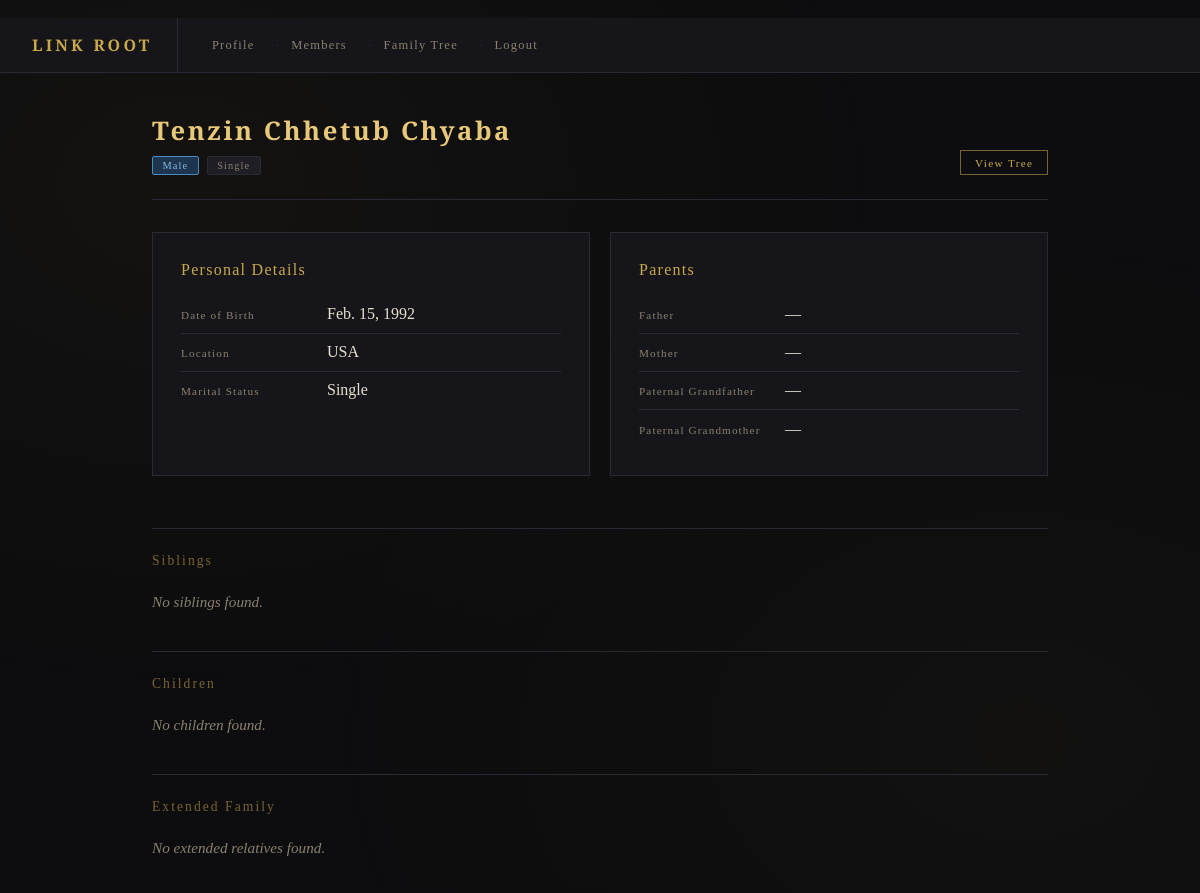
Page /accounts/family/1/ (signed in) on the committed database.
### accounts/models.py (models this page shows, shortened)
class FamilyMember(models.Model):
    user = models.ForeignKey(User, on_delete=models.CASCADE, null=True, blank=True)
    first_name = models.CharField(max_length=100)
    middle_name = models.CharField(max_length=100, blank=True)
    last_name = models.CharField(max_length=100)
    gender = models.CharField(max_length=1, choices=GENDER_CHOICES, null=True, blank=True)
    marital_status = models.CharField(max_length=10, choices=MARITAL_STATUS, default='Single')
    date_of_birth = models.DateField(null=True, blank=True)
    address = models.TextField(blank=True)
    father = models.ForeignKey(
        'self', null=True, blank=True,
        on_delete=models.SET_NULL,
        related_name='children_of_father'
    )
    mother = models.ForeignKey(
        'self', null=True, blank=True,
        on_delete=models.SET_NULL,
        related_name='children_of_mother'
    )
    spouse = models.ForeignKey(
        'self', null=True, blank=True,
        on_delete=models.SET_NULL,
        related_name='married_to'
    )
    def get_children(self):
        from itertools import chain
        return list(chain(
            self.children_of_father.all(),
            self.children_of_mother.all()
        ))

### accounts/views.py (the view)
# urls.py: path('family/<int:pk>/', views.family_detail, name='family_detail'),
@login_required
def family_detail(request, pk):
    member = get_object_or_404(FamilyMember, pk=pk)
    children = member.get_children()
    siblings = FamilyMember.objects.none()
    if member.father:
        siblings = siblings | FamilyMember.objects.filter(father=member.father).exclude(pk=pk)
    if member.mother:
        siblings = siblings | FamilyMember.objects.filter(mother=member.mother).exclude(pk=pk)
    siblings = siblings.distinct()
    relatives = FamilyMember.objects.none()
    if member.father and member.father.father:
        relatives = relatives | FamilyMember.objects.filter(
            father__father=member.father.father
        ).exclude(pk=pk)
    return render(request, 'accounts/family_detail.html', {
        'member': member,
        'siblings': siblings,
        'children': children,
        'relatives': relatives,
    })

### accounts/templates/accounts/family_detail.html (shortened to what this page needs)
﻿{% extends 'accounts/base.html' %}
{% block content %}
<div class="main">
<div class="page-header" style="display:flex; justify-content:space-between; align-items:flex-end;">
<div>
<div class="page-title">{{ member.first_name }} {{ member.middle_name }} {{ member.last_name }}</div>
<div style="margin-top:0.5rem; display:flex; gap:0.5rem;">
{% if member.gender == 'M' %}<span class="badge badge-male">Male</span>{% elif member.gender == 'F' %}<span class="badge badge-female">Female</span>{% endif %}
{% if member.marital_status == 'Married' %}<span class="badge badge-married">Married</span>{% else %}<span class="badge badge-single">Single</span>{% endif %}
</div>
</div>
<a href="{% url 'visual_tree' %}" class="btn btn-sm">View Tree</a>
</div>
<div class="grid-2">
<div class="card">
<div class="card-title">Personal Details</div>
<div class="detail-row"><span class="detail-label">Date of Birth</span><span class="detail-value">{{ member.date_of_birth|default:"—" }}</span></div>
<div class="detail-row"><span class="detail-label">Location</span><span class="detail-value">{{ member.address|default:"—" }}</span></div>
<div class="detail-row"><span class="detail-label">Marital Status</span><span class="detail-value">{{ member.marital_status }}</span></div>
</div>
<div class="card">
<div class="card-title">Parents</div>
<div class="detail-row"><span class="detail-label">Father</span><span class="detail-value">{% if member.father %}<a href="{% url 'family_detail' member.father.pk %}" class="text-link">{{ member.father }}</a>{% else %}—{% endif %}</span></div>
<div class="detail-row"><span class="detail-label">Mother</span><span class="detail-value">{% if member.mother %}<a href="{% url 'family_detail' member.mother.pk %}" class="text-link">{{ member.mother }}</a>{% else %}—{% endif %}</span></div>
<div class="detail-row"><span class="detail-label">Paternal Grandfather</span><span class="detail-value">{% if member.father.father %}<a href="{% url 'family_detail' member.father.father.pk %}" class="text-link">{{ member.father.father }}</a>{% else %}—{% endif %}</span></div>
<div class="detail-row"><span class="detail-label">Paternal Grandmother</span><span class="detail-value">{% if member.father.mother %}<a href="{% url 'family_detail' member.father.mother.pk %}" class="text-link">{{ member.father.mother }}</a>{% else %}—{% endif %}</span></div>
</div>
</div>
<div class="section">
<div class="section-title">Siblings</div>
{% if siblings %}<ul class="member-list">{% for sibling in siblings %}<li><a href="{% url 'family_detail' sibling.pk %}" class="text-link">{{ sibling.first_name }} {{ sibling.middle_name }} {{ sibling.last_name }}</a> {% if sibling.gender == 'M' %}<span class="badge badge-male">Male</span>{% elif sibling.gender == 'F' %}<span class="badge badge-female">Female</span>{% endif %}</li>{% endfor %}</ul>{% else %}<p class="empty">No siblings found.</p>{% endif %}
</div>
<div class="section">
<div class="section-title">Children</div>
{% if children %}<ul class="member-list">{% for child in children %}<li><a href="{% url 'family_detail' child.pk %}" class="text-link">{{ child.first_name }} {{ child.middle_name }} {{ child.last_name }}</a> {% if child.gender == 'M' %}<span class="badge badge-male">Male</span>{% elif child.gender == 'F' %}<span class="badge badge-female">Female</span>{% endif %}</li>{% endfor %}</ul>{% else %}<p class="empty">No children found.</p>{% endif %}
</div>
<div class="section">
<div class="section-title">Extended Family</div>
{% if relatives %}<ul class="member-list">{% for relative in relatives %}<li><a href="{% url 'family_detail' relative.pk %}" class="text-link">{{ relative.first_name }} {{ relative.middle_name }} {{ relative.last_name }}</a></li>{% endfor %}</ul>{% else %}<p class="empty">No extended relatives found.</p>{% endif %}
</div>
</div>
{% endblock %}

### accounts/templates/accounts/base.html (style rules this page uses)
:root { --bg: #0d0d0f; --surface: #16161a; --surface2: #1e1e24; --border: #2a2a35; --gold: #c9a84c; --gold-light: #e8c97a; --gold-dim: #7a6430; --text: #e8e0d0; --text-dim: #8a8070; --male: #1e3550; --male-border: #4a8abf; --female: #3d1e35; --female-border: #bf4a8a; --error: #bf4a4a; }
* { box-sizing: border-box; margin: 0; padding: 0; }
body { background: var(--bg); color: var(--text); font-family: 'Crimson Text', Georgia, serif; min-height: 100vh; }
body::before { content: ''; position: fixed; inset: 0; background-image: radial-gradient(ellipse at 15% 20%, rgba(201,168,76,0.04) 0%, transparent 50%), radial-gradient(ellipse at 85% 80%, rgba(201,168,76,0.03) 0%, transparent 50%); pointer-events: none; z-index: 0; }
.main { position: relative; z-index: 1; max-width: 960px; margin: 0 auto; padding: 2.5rem 2rem; }
.page-header { margin-bottom: 2rem; padding-bottom: 1.5rem; border-bottom: 1px solid var(--border); }
.page-title { font-family: 'Cinzel', serif; font-size: 1.6rem; font-weight: 600; color: var(--gold-light); letter-spacing: 0.1em; }
.card { background: var(--surface); border: 1px solid var(--border); padding: 1.75rem; margin-bottom: 1.25rem; position: relative; }
.card-title { font-family: 'Cinzel', serif; font-size: 1rem; color: var(--gold); letter-spacing: 0.08em; margin-bottom: 1rem; }
.badge { display: inline-block; padding: 0.2rem 0.6rem; font-family: 'Cinzel', serif; font-size: 0.65rem; letter-spacing: 0.1em; border-radius: 2px; }
.badge-male { background: var(--male); border: 1px solid var(--male-border); color: #8ab8df; }
.badge-single { background: var(--surface2); border: 1px solid var(--border); color: var(--text-dim); }
.section { margin-top: 2rem; padding-top: 1.5rem; border-top: 1px solid var(--border); }
.section-title { font-family: 'Cinzel', serif; font-size: 0.85rem; letter-spacing: 0.15em; color: var(--gold-dim); margin-bottom: 1rem; }
.detail-row { display: flex; gap: 1rem; padding: 0.6rem 0; border-bottom: 1px solid var(--border); align-items: baseline; }
.detail-row:last-child { border-bottom: none; }
.detail-label { font-family: 'Cinzel', serif; font-size: 0.7rem; letter-spacing: 0.1em; color: var(--text-dim); min-width: 130px; }
.detail-value { color: var(--text); font-size: 1rem; }
.empty { color: var(--text-dim); font-style: italic; font-size: 0.95rem; padding: 0.5rem 0; }
p { margin-bottom: 1.1rem; }
.btn { background: transparent; border: 1px solid var(--gold-dim); color: var(--gold); padding: 0.65rem 1.4rem; font-family: 'Cinzel', serif; font-size: 0.8rem; letter-spacing: 0.12em; cursor: pointer; transition: all 0.2s; text-decoration: none; display: inline-block; }
.btn-sm { padding: 0.35rem 0.85rem; font-size: 0.7rem; }
.grid-2 { display: grid; grid-template-columns: 1fr 1fr; gap: 1.25rem; }

### rows in the picture
FamilyMember: first_name "Tenzin", middle_name "Chhetub", last_name "Chyaba", date_of_birth "Feb. 15, 1992", address "USA", marital_status "Single"
